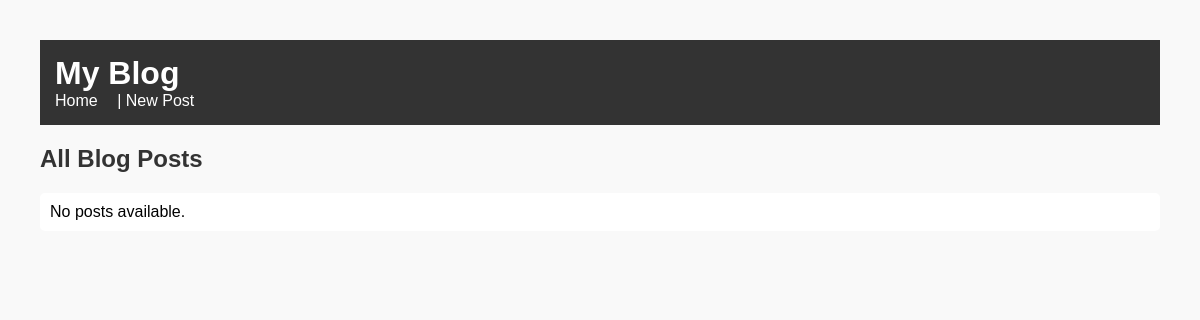
Before: / with the older database file.
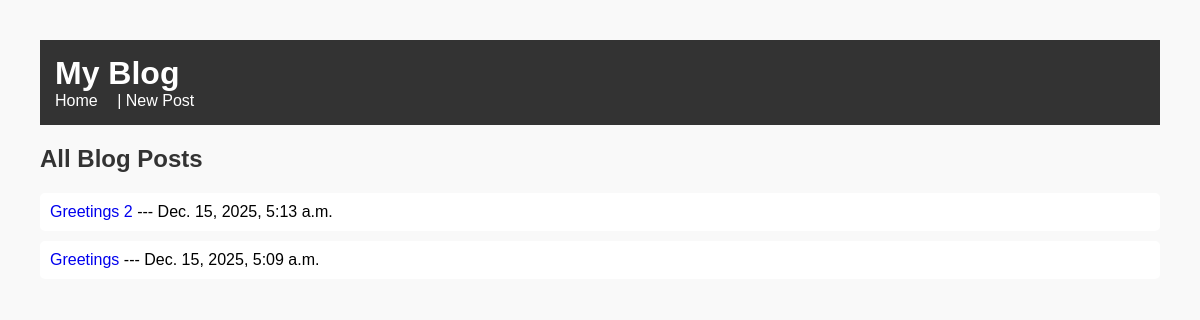
After: the same page with the newer database file.
### blog/models.py (models this page shows, shortened)
class BlogPost(models.Model):
    title = models.CharField(max_length=200)
    content = models.TextField()
    created_at = models.DateTimeField(auto_now_add=True)
    updated_at = models.DateTimeField(auto_now=True)

### blog/views.py (the view)
# urls.py: path('', views.post_list, name='post_list'),
def post_list(request):
    posts = BlogPost.objects.all().order_by('-created_at')
    return render(request, 'blog/post_list.html', {'posts': posts})

### blog/templates/blog/post_list.html
{% extends 'blog/base.html' %}
{% block content %}
<h2>All Blog Posts</h2>
<ul>
    {% for post in posts %}
        <li>
            <a href="{% url 'post_detail' post.id %}">
                {{ post.title }}
            </a>
                --- {{ post.created_at }}
        </li>
    {% empty %}
        <li>No posts available.</li>
    {% endfor %}
</ul>
{% endblock %}

### blog/templates/blog/base.html (shortened to what this page needs)
{% load static %}
<!DOCTYPE html>
<html>
<head>
    <link rel="stylesheet" href="{% static 'blog/styles.css' %}">
</head>
<body>
    <header>
        <h1>My Blog</h1>
        <nav>
            <a href="{% url 'post_list' %}">Home</a> |
            <a href="{% url 'post_create' %}">New Post</a>
        </nav>
    </header>
    {% block content %}
    {% endblock %}
</body>
</html>

### blog/static/blog/styles.css (style rules this page uses)
body { font-family: Arial, sans-serif; margin: 40px; background-color: #f9f9f9; }
header { background-color: #333; color: white; padding: 15px; }
header h1 { margin: 0; }
a { text-decoration: none; }
nav a { color: white; margin-right: 15px; text-decoration: none; }
h2 { color: #333; }
ul { list-style-type: none; padding: 0; }
li { background: white; margin-bottom: 10px; padding: 10px; border-radius: 5px; }

Changed rows visible on the page:
added BlogPost: title "Greetings 2", created_at "Dec. 15, 2025, 5:13 a.m."
added BlogPost: title "Greetings", created_at "Dec. 15, 2025, 5:09 a.m."
Other visible differences:
text no longer shown: "No posts available."
